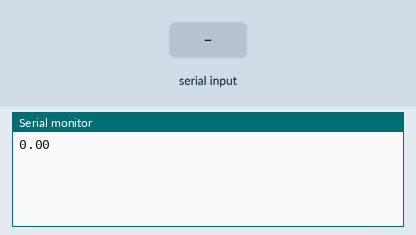
This sketch was run on a simulated Arduino Uno, built with avr-gcc and run on an emulated ATmega328P. On the bench: the last lines printed to the serial monitor. The inputs (shaded band) are chosen by the test bench.

Above: at 1.2 s.
1.3 s: "90,45\n" received over Serial
At 2.1 s:
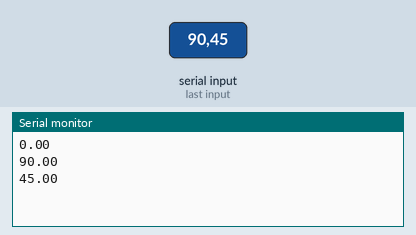
2.8 s: "30,150\n" received over Serial
At 3.6 s:
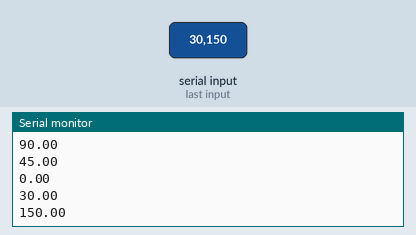
Timing chart, 0 to 5.8 s (numbered marks = the images above; inputs shaded):
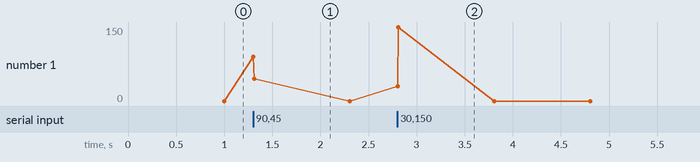

Measured:
- after the input at 1.3 s, the serial monitor: prints a new line at once (image 1)
- after the input at 2.8 s, the serial monitor: prints a new line at once (image 2)

The sketch:

Taking_Input_1.ino
```cpp
// C++ code
//
void setup()
{
 Serial.begin(9600);

}

void loop()
{
  float a = Serial.parseFloat();
   Serial.println(a);

}
```
